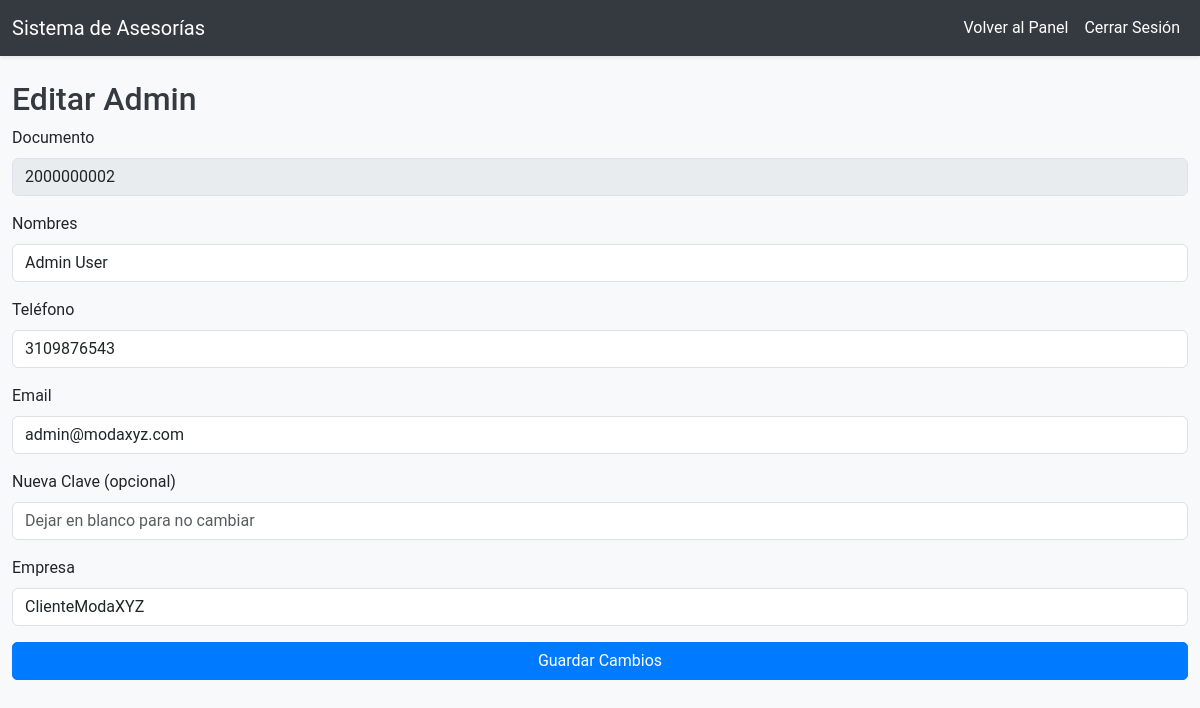
The page /editar_admin.php?documento=2000000002 (signed in) on the database its author committed.
### tables this page shows
CREATE TABLE `usuarios` (
  `documento` varchar(11) NOT NULL,
  `nombres` varchar(40) NOT NULL,
  `telefono` varchar(20) NOT NULL,
  `email` varchar(150) NOT NULL,
  `clave` varchar(255) NOT NULL,
  `id_empresa` int(11) NOT NULL,
  `id_rol` int(11) NOT NULL
);

CREATE TABLE `empresas` (
  `id_empresa` int(11) NOT NULL,
  `nombre_empresa` varchar(50) NOT NULL
);

### editar_admin.php (the view, shortened to what this page needs)
<?php
$host = '127.0.0.1';
$db = 'estilo_personal_hombres';
$user = 'root';
$pass = '';
$charset = 'utf8mb4';
$dsn = "mysql:host=$host;dbname=$db;charset=$charset";
$options = [
    PDO::ATTR_ERRMODE => PDO::ERRMODE_EXCEPTION,
    PDO::ATTR_DEFAULT_FETCH_MODE => PDO::FETCH_ASSOC,
    PDO::ATTR_EMULATE_PREPARES => false,
];
try {
    $pdo = new PDO($dsn, $user, $pass, $options);
} catch (PDOException $e) {
    die("Error de conexión: " . $e->getMessage());
}
$documento = $_GET['documento'] ?? null;
$stmt = $pdo->prepare("SELECT u.*, e.nombre_empresa
                       FROM usuarios u
                       JOIN empresas e ON u.id_empresa = e.id_empresa
                       WHERE u.documento = ? AND u.id_rol = 2");
$stmt->execute([$documento]);
$admin = $stmt->fetch();
$stmt = $pdo->query("SELECT * FROM empresas");
$empresas = $stmt->fetchAll();
?>
<!DOCTYPE html>
<html lang="es">
<head>
    <link href="css/bootstrap.min.css" rel="stylesheet">
    <link href="css/estilo.css" rel="stylesheet">
</head>
<body>
    <nav class="navbar navbar-expand-lg navbar-light bg-light shadow-sm">
        <div class="container">
            <a class="navbar-brand" href="#">Sistema de Asesorías</a>
            <div class="navbar-nav ms-auto">
                <a class="nav-link" href="superadmin.php">Volver al Panel</a>
                <a class="nav-link" href="logout.php">Cerrar Sesión</a>
            </div>
        </div>
    </nav>
    <div class="container mt-4">
        <h2>Editar Admin</h2>
        <form method="POST">
            <div class="mb-3">
                <label for="documento" class="form-label">Documento</label>
                <input type="text" class="form-control" id="documento" value="<?php echo htmlspecialchars($admin['documento']); ?>" disabled>
            </div>
            <div class="mb-3">
                <label for="nombres" class="form-label">Nombres</label>
                <input type="text" class="form-control" id="nombres" name="nombres" value="<?php echo htmlspecialchars($admin['nombres']); ?>" required>
            </div>
            <div class="mb-3">
                <label for="telefono" class="form-label">Teléfono</label>
                <input type="text" class="form-control" id="telefono" name="telefono" value="<?php echo htmlspecialchars($admin['telefono']); ?>" required>
            </div>
            <div class="mb-3">
                <label for="email" class="form-label">Email</label>
                <input type="email" class="form-control" id="email" name="email" value="<?php echo htmlspecialchars($admin['email']); ?>" required>
            </div>
            <div class="mb-3">
                <label for="clave" class="form-label">Nueva Clave (opcional)</label>
                <input type="password" class="form-control" id="clave" name="clave" placeholder="Dejar en blanco para no cambiar">
            </div>
            <div class="mb-3">
                <label for="id_empresa" class="form-label">Empresa</label>
                <select class="form-control" id="id_empresa" name="id_empresa" required>
                    <?php foreach ($empresas as $empresa): ?>
                        <option value="<?php echo htmlspecialchars($empresa['id_empresa']); ?>"
                                <?php echo $admin['id_empresa'] == $empresa['id_empresa'] ? 'selected' : ''; ?>>
                            <?php echo htmlspecialchars($empresa['nombre_empresa']); ?>
                        </option>
                    <?php endforeach; ?>
                </select>
            </div>
            <div class="d-grid">
                <button type="submit" class="btn btn-primary">Guardar Cambios</button>
            </div>
        </form>
    </div>
</body>
</html>

### css/estilo.css (style rules this page uses)
body { background-color: #f8f9fa; font-family: 'Roboto', sans-serif; }
.navbar { background-color: #343a40 !important; }
.navbar-brand, .nav-link { color: #ffffff !important; }
h2, h3, h4 { color: #343a40; }
.btn-primary { background-color: #007bff; border-color: #007bff; border-radius: 5px; }
.container { max-width: 1200px; }

### rows shown on the page
usuarios: documento "2000000002", nombres "Admin User", telefono "3109876543", email "admin@modaxyz.com", id_empresa "ClienteModaXYZ"
